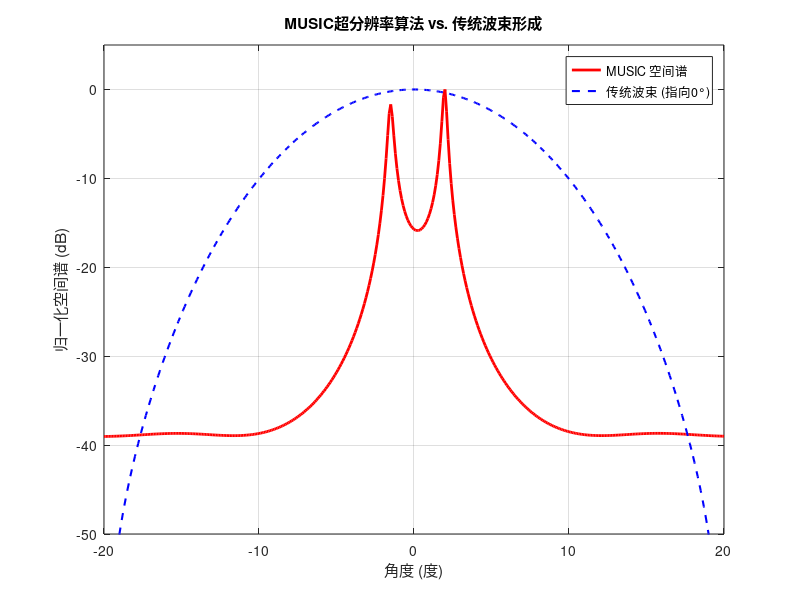

Write the MATLAB code that produced this figure. (Note: this script raises an error after producing the figure.)
% run_music_algorithm.m
% 描述: 演示MUSIC超分辨率测向算法如何分辨两个角度相近的信号。
clc; clear; close all;

%% 1. 仿真参数定义
fprintf('--- 1. 配置仿真所需参数 ---\n');
fc = 9450e6;
c = 2.99792458e8;
channel_num = 16;
element_spacing = 0.0138;
wavelength = c / fc;

% --- 关键：定义两个角度相近的信号，模拟多径 ---
source_angles = [2.0, -1.5]; % [直达波角度, 反射波角度] (度)
source_amplitudes = [1, 0.7]; % 反射波幅度稍弱
num_sources = length(source_angles);

% --- 快拍数与信噪比 ---
num_snapshots = 256; % 采集的快拍数 (类似于CPI内的脉冲数)
SNR_dB = 15;         % 信噪比

%% 2. 生成16通道的接收信号
fprintf('--- 2. 生成16通道接收信号 ---\n');
n_indices = (0:channel_num-1)';

% --- 生成两个信源的理论导向矢量 ---
A = exp(1j * 2 * pi * element_spacing * n_indices * sind(source_angles) / wavelength);

% --- 生成随机的基带信号 (多快拍) ---
S = (randn(num_sources, num_snapshots) + 1j * randn(num_sources, num_snapshots)) / sqrt(2);
S(1,:) = S(1,:) * source_amplitudes(1); % 施加幅度
S(2,:) = S(2,:) * source_amplitudes(2);

% --- 生成噪声 ---
noise_power = 1 / (10^(SNR_dB/10));
N = sqrt(noise_power/2) * (randn(channel_num, num_snapshots) + 1j * randn(channel_num, num_snapshots));

% --- 最终接收信号 = 信号 + 噪声 ---
X = A * S + N;

%% 3. 执行MUSIC算法
fprintf('--- 3. 执行MUSIC算法 ---\n');

% --- 3.1 计算协方差矩阵 ---
Rxx = (X * X') / num_snapshots;

% --- 3.2 特征值分解 ---
[E, D] = eig(Rxx);
eigenvalues = real(diag(D)); % 特征值为实数
[eigenvalues, sort_idx] = sort(eigenvalues, 'descend'); % 降序排列
E = E(:, sort_idx); % 对应地调整特征向量的顺序

% --- 3.3 划分子空间 ---
% 信号子空间 (对应最大的 num_sources 个特征值)
Es = E(:, 1:num_sources);
% 噪声子空间 (对应剩下的 N-num_sources 个特征值)
En = E(:, num_sources+1:end);

% --- 3.4 谱峰搜索 ---
scan_angles = -20:0.1:20;
music_spectrum = zeros(size(scan_angles));
for i = 1:length(scan_angles)
    % 获取当前扫描角度的导向矢量
    a = exp(1j * 2 * pi * element_spacing * n_indices * sind(scan_angles(i)) / wavelength);
    
    % 核心公式: 计算空间谱值
    % a' * En * En' * a 计算了导向矢量a在噪声子空间上的投影能量
    % 当a是真实信号方向时，它与噪声子空间正交，分母接近0，谱值出现峰值
    music_spectrum(i) = 1 / (a' * En * En' * a);
end

%% 4. 结果可视化
fprintf('--- 4. 生成结果图表 ---\n');
figure('Name', 'MUSIC算法 vs. 传统波束形成');

% --- 绘制MUSIC空间谱 ---
plot(scan_angles, 10*log10(abs(music_spectrum) / max(abs(music_spectrum))), 'r-', 'LineWidth', 2, 'DisplayName', 'MUSIC 空间谱');
hold on;

% --- 作为对比，绘制传统DBF的响应 ---
% 假设一个传统波束指向0度
w_conventional = hamming(channel_num);
A_scan = exp(1j * 2 * pi * element_spacing * n_indices * sind(scan_angles) / wavelength);
pattern_conventional = w_conventional.' * A_scan;
plot(scan_angles, 20*log10(abs(pattern_conventional) / max(abs(pattern_conventional))), 'b--', 'LineWidth', 1.5, 'DisplayName', '传统波束 (指向0°)');

grid on;
title('MUSIC超分辨率算法 vs. 传统波束形成');
xlabel('角度 (度)');
ylabel('归一化空间谱 (dB)');
legend;
ylim([-50, 5]);

% 标记真实信号位置
xline(source_angles(1), '--k', sprintf('真实目标 1: %.1f°', source_angles(1)));
xline(source_angles(2), '--k', sprintf('真实目标 2: %.1f°', source_angles(2)));